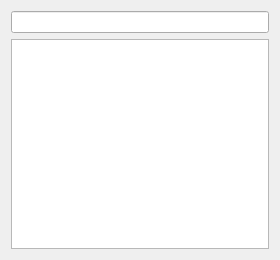
<?xml version="1.0" encoding="UTF-8"?>
<ui version="4.0">
 <class>ProjectView</class>
 <widget class="QWidget" name="ProjectView">
  <property name="geometry">
   <rect>
    <x>0</x>
    <y>0</y>
    <width>280</width>
    <height>260</height>
   </rect>
  </property>
  <property name="windowTitle">
   <string/>
  </property>
  <layout class="QVBoxLayout" name="verticalLayout">
   <item>
    <layout class="QHBoxLayout" name="horizontalLayout">
     <item>
      <widget class="QLineEdit" name="lineEdit"/>
     </item>
    </layout>
   </item>
   <item>
    <widget class="ProjectTreeView" name="projectTreeView"/>
   </item>
  </layout>
  <action name="actionOpen_File">
   <property name="text">
    <string>Open File</string>
   </property>
  </action>
  <action name="actionNew_File">
   <property name="text">
    <string>New File ...</string>
   </property>
  </action>
  <action name="actionNew_Folder">
   <property name="text">
    <string>New Folder ...</string>
   </property>
  </action>
  <action name="actionImport_File">
   <property name="text">
    <string>Import File ...</string>
   </property>
  </action>
 </widget>
 <customwidgets>
  <customwidget>
   <class>ProjectTreeView</class>
   <extends>QTreeView</extends>
   <header>ProjectTreeView.h</header>
  </customwidget>
 </customwidgets>
 <resources/>
 <connections/>
 <slots>
  <slot>openFile()</slot>
 </slots>
</ui>
